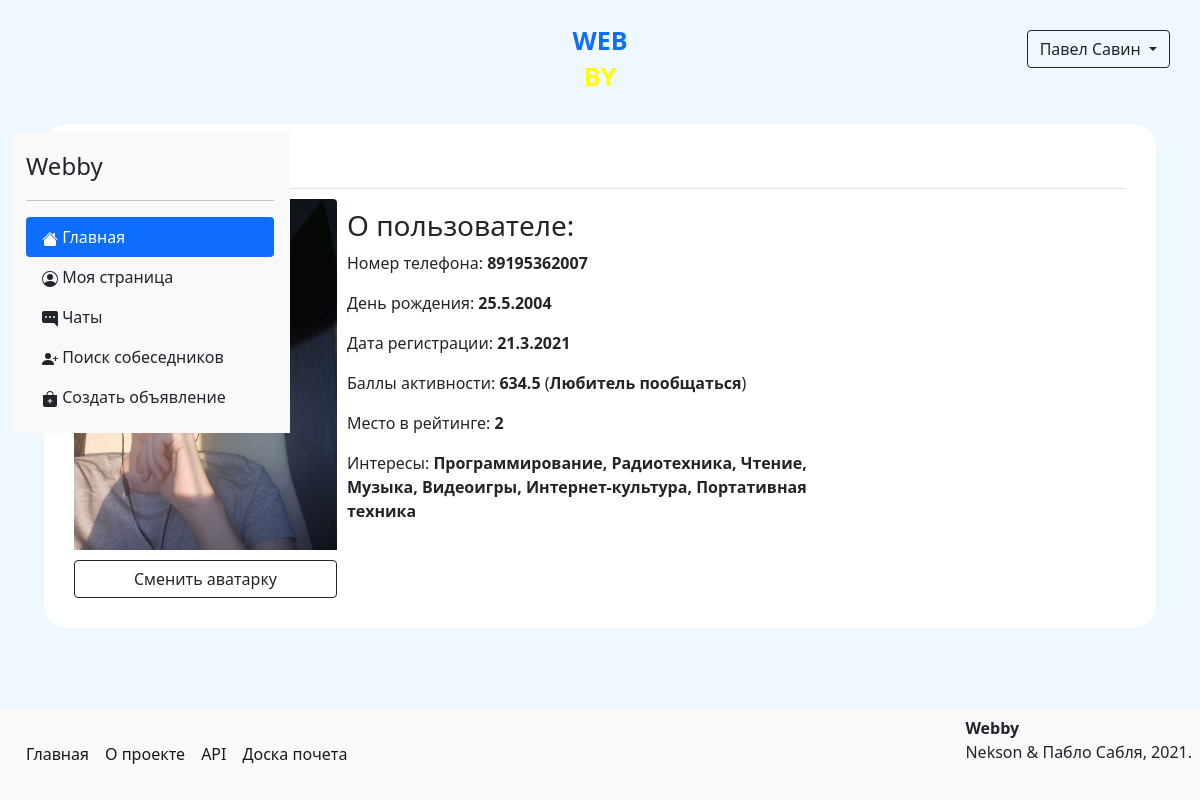
The page /profile/3 (signed in) on the database as committed earlier.
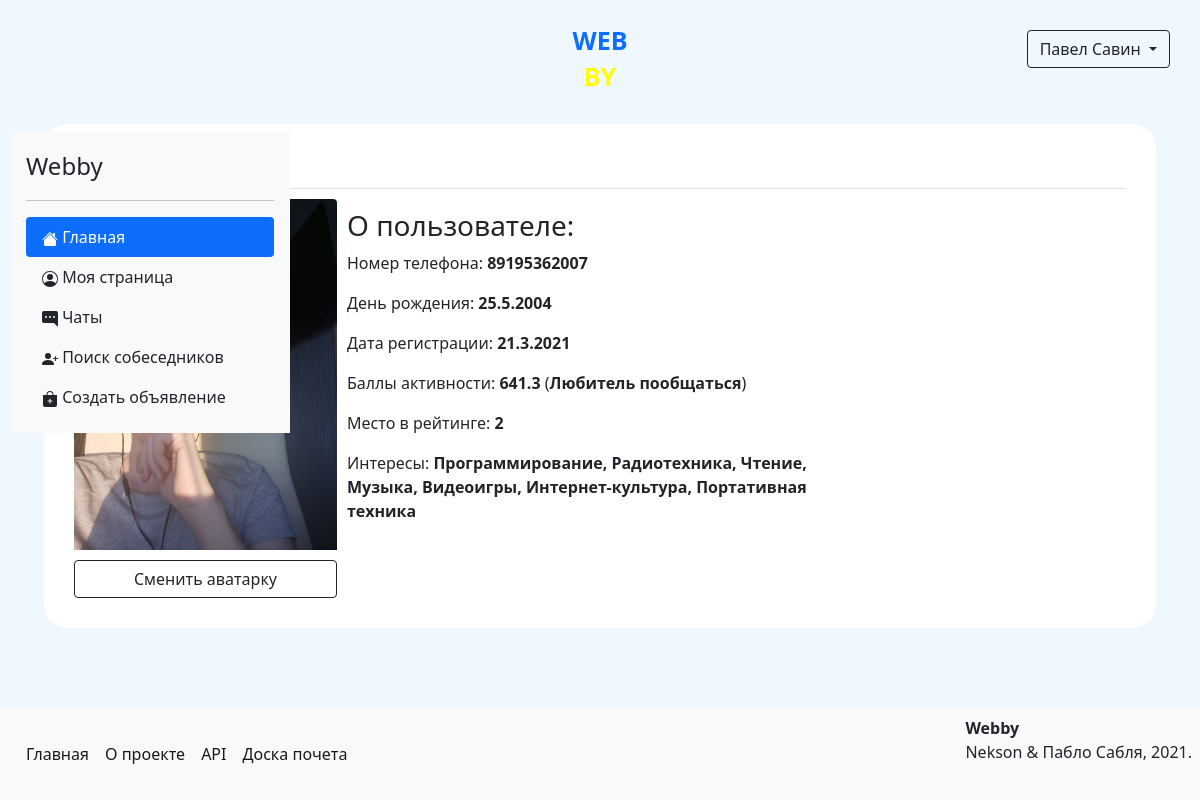
The same page on the database as committed later.
### data/models/user.py (models this page shows, shortened)
class User(SqlAlchemyBase, UserMixin, SerializerMixin):
    __tablename__ = 'users'
    serialize_rules = ('-advertisements',)
    id = Column(Integer, autoincrement=True, primary_key=True)
    name = Column(Unicode)
    surname = Column(Unicode)
    birthday = Column(DateTime)
    email = Column(String, unique=True)
    phone_number = Column(String, unique=True)
    hashed_password = Column(String)
    registration_time = Column(DateTime, default=datetime.now)
    rating = Column(Integer, default=0)
    rank_id = Column(Integer, ForeignKey('ranks.id'))
    admin = Column(Boolean, default=0)
    advertisements = relationship('Advertisement', back_populates='author')
    interests = relationship('Interest', secondary='users_to_interests', backref='users')
    rank = relationship('Rank')

### data/models/ranks.py (models this page shows)
class Rank(SqlAlchemyBase, SerializerMixin):
    __tablename__ = 'ranks'
    id = Column(Integer, primary_key=True, autoincrement=True)
    title = Column(String)

### data/models/interests.py (models this page shows)
class Interest(SqlAlchemyBase, SerializerMixin):
    __tablename__ = 'interests'
    serialize_rules = ('-advertisements', '-users')
    id = Column(Integer, primary_key=True, autoincrement=True)
    title = Column(Unicode, nullable=True)

### main.py (the view)
@app.route('/profile/<int:user_id>')
@login_required
def show_profile(user_id):
    session = create_session()
    user = session.query(User).filter(User.id == user_id).first()
    all_users = session.query(User).order_by(User.rating.desc())
    position = 1
    for i in all_users:
        if i.id == user.id:
            break
        position += 1
    pic = session.query(Avatar).filter(Avatar.refers_to == user_id).first()
    if pic:
        profile_pic = url_for('static', filename=f"avatars/{pic.link}")
    else:
        profile_pic = url_for('static', filename='avatars/anon.png')
    return render_template('profile.html', user=user, pic=profile_pic, today=datetime.datetime.now(), position=position)

### data/db_session.py (called while the page is built)
def create_session() -> Session:
    global __factory
    return __factory()

### main.py (called while the page is built)
@login_manager.user_loader
def load_user(user_id):
    session = create_session()
    return session.query(User).get(user_id)

### templates/profile.html (shortened to what this page needs)
{% extends "base.html" %}
{% block content %}
<form class="clearfix">
    <div class="clearfix">
        <div class="clearfix border-bottom">
            <h3 class="float-start">{{ user.name }} {{ user.surname }}</h3>
            {% if user.id == current_user.id %}
                <a class="float-start" href="/profile/{{ current_user.id }}/settings">
                    <div class="align-middle">
                    </div>
                </a>
            {% endif %}
        </div>
        <div class="clearfix">
            <div class="float-start w-50">
                <h3>О пользователе:</h3>
                <p>Номер телефона: <b>{{ user.phone_number }}</b></p>
                <p>День рождения: <b>{{ user.birthday.day }}.{{ user.birthday.month }}.{{ user.birthday.year }}</b></p>
                <p>Дата регистрации: <b>{{ user.registration_time.day }}.{{ user.registration_time.month }}.{{ user.registration_time.year }}</b></p>
                <p>Баллы активности: <b>{{ user.rating }}</b> (<b>{{ user.rank.title }}</b>)</p>
                <a class="text-reset" href="/top"><p>Место в рейтинге: <b>{{ position }}</b></p></a>
                {% if user.interests %}
                    <p>Интересы:
                        {% for i in user.interests %}
                        <b>{{ i.title }}{% if not loop.last %},{% endif %}</b>
                        {% endfor %}
                    </p>
                {% endif %}
            </div>
        </div>
        <div>
            {% if user.id == current_user.id %}
                <a class="btn btn-outline-dark w-25 rounded-bottom" href="/profile/{{ current_user.id }}/avatar">Сменить аватарку</a>
            {% else %}
                <a class="btn btn-outline-dark w-25 rounded-bottom" href="/conversations/{{ user.id }}#bottom">Написать сообщение</a>
            {% endif %}
        </div>
    </div>
</form>
{% endblock %}

### templates/base.html (shortened to what this page needs)
<!DOCTYPE html>
<html lang="en">
<head>
    <link rel="stylesheet" href="/static/css/style.css">
    <link rel="stylesheet" href="https://cdn.jsdelivr.net/npm/bootstrap@5.0.0-beta1/dist/css/bootstrap.min.css"
>
</head>
<body>
<div class="header clearfix">
    {% if current_user.is_authenticated %}
        <div class="dropdown float-end">
            <button class="btn btn-outline-dark dropdown-toggle" type="button" id="dropdownMenuButton" data-toggle="dropdown" aria-haspopup="true" aria-expanded="false">
                {{ current_user.name }} {{ current_user.surname }}
            </button>
        </div>
    {% else %}
        <a class="btn btn-outline-dark float-end" href="/register">Зарегистрироваться</a>
        <a class="btn btn-outline-dark me-2 float-end" href="/login">Войти</a>
    {% endif %}
    <div class="logo">
        <a href="/">
            <p class="text-primary">WEB</p>
            <p class="yellow">BY</p>
        </a>
    </div>
</div>
{% if current_user.is_authenticated %}
        <div class="d-flex flex-column p-3 bg-light" style="width: 280px; position: fixed;">
            <span class="fs-4">Webby</span>
              <hr>
            <ul class="nav nav-pills flex-column mb-auto">
                <li class="nav-item">
                  <a href="/" class="nav-link active">
                      Главная
                  </a>
                </li>
                <li>
                  <a href="/profile/{{ current_user.id }}" class="nav-link link-dark">
                      Моя страница
                  </a>
                </li>
                <li>
                  <a href="/conversations" class="nav-link link-dark">
                    Чаты
                  </a>
                </li>
                  <li>
                      <a href="/search" class="nav-link link-dark">
                          Поиск собеседников
                      </a>
                  </li>
                <li>
                    <a href="/advertisements/create" class="nav-link link-dark">
                        Создать объявление
                    </a>
                </li>
              </ul>
        </div>
    {% endif %}
<main role="main" class="container clearfix" style="padding-bottom: 108px;">
    {% block content %}{% endblock %}
</main>
<footer class="clearfix p-2 bg-light fixed-bottom">
    <span class="fs-6 float-end"><b>Webby</b><br>Nekson & Пабло Сабля, 2021.</span>
    <nav class="navbar navbar-expand-lg navbar-light">
        <div class="collapse navbar-collapse" id="navbarSupportedContent">
          <ul class="navbar-nav me-auto mb-2 mb-lg-0">
            <li class="nav-item">
              <a class="nav-link active" href="/">Главная</a>
            </li>
            <li class="nav-item">
              <a class="nav-link active" href="/info">О проекте</a>
            </li>
            <li class="nav-item">
              <a class="nav-link active" href="/api">API</a>
            </li>
            <li class="nav-item">
                <a class="nav-link active" href="/top">Доска почета</a>
            </li>
          </ul>
        </div>
    </nav>
</footer>
</body>
</html>

### static/css/style.css (style rules this page uses)
body { background-color: aliceblue !important; }
.logo { text-align: center; margin-left: auto; margin-right: auto; margin-top: 10px; margin-bottom: 10px; max-width: 150px; font-size: 25px; font-weight: 700; line-height: 20px; }
a { text-decoration: none !important; }
.header { background-color: aliceblue; margin-bottom: 10px; padding: 10px; }
.yellow { color: yellow; }
div { margin: 10px; }
form { margin-left: auto; margin-right: auto; background-color: white; border: solid 2px aliceblue; border-radius: 25px; padding: 10px; }
footer { margin-top: 297px }

Rows that differ between the two databases and show on the page:
changed User "Павел": rating "634.5" → "641.3"
